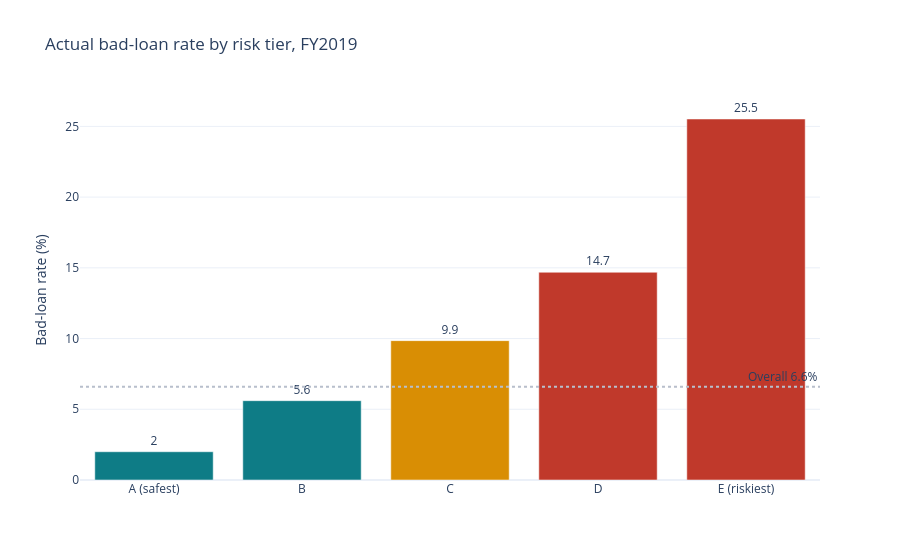

Notebook code for this chart:
### Markdown cell above
## 5. Risk tiers
*Why:* a lending team works with a few bands, not a probability. Tier boundaries are set on FY2018 scores (so the test year is untouched): A = safest 40%, B = next 30%, C = next 15%, D = next 10%, E = riskiest 5%.

### Code cell
cuts = np.quantile(p_va, [0.40, 0.70, 0.85, 0.95])
TIERS = ["A (safest)", "B", "C", "D", "E (riskiest)"]
def tier(p): return pd.Categorical(np.array(TIERS)[np.searchsorted(cuts, p, side="right")], categories=TIERS, ordered=True)

t = te.assign(tier=tier(p_te), q=q_te, lost=te["grosschargeoffamount"].fillna(0),
              lender_loss=te["grosschargeoffamount"].fillna(0) * (1 - te["guarantee_pct"]))
tiers = t.groupby("tier", observed=False).agg(loans=("bad", "size"), predicted=("q", "mean"), actual_bad_rate=("bad", "mean"),
                                              approved_usd_m=("grossapproval", lambda s: s.sum() / 1e6),
                                              lost_usd_m=("lost", lambda s: s.sum() / 1e6))
tiers["share of loans"] = tiers["loans"] / tiers["loans"].sum()
tiers["share of bad loans"] = t.groupby("tier", observed=False)["bad"].sum() / t["bad"].sum()
tiers["share of $ lost"] = tiers["lost_usd_m"] / tiers["lost_usd_m"].sum()
tiers["loss rate on $ approved"] = tiers["lost_usd_m"] / tiers["approved_usd_m"]
display(tiers.round(3))
fig = go.Figure([go.Bar(x=TIERS, y=tiers["actual_bad_rate"] * 100, marker_color=[TEAL, TEAL, AMBER, RED, RED],
                        text=(tiers["actual_bad_rate"] * 100).round(1), textposition="outside")])
fig.add_hline(y=te["bad"].mean() * 100, line_dash="dot", line_color=GREY, annotation_text=f"Overall {te['bad'].mean():.1%}")
fig.update_layout(template="plotly_white", title="Actual bad-loan rate by risk tier, FY2019", yaxis_title="Bad-loan rate (%)"); fig.show()

### Figure 1 — Plotly figure (JSON) as saved in the notebook; plotly's stock layout.template omitted (floating-point values rounded to 4 significant figures)
{"data": [{"marker": {"color": ["#0E7C86", "#0E7C86", "#D98E04", "#C0392B", "#C0392B"]}, "text": [2.0, 5.6, 9.9, 14.7, 25.5], "textposition": "outside", "type": "bar", "x": ["A (safest)", "B", "C", "D", "E (riskiest)"], "y": [1.998, 5.608, 9.853, 14.69, 25.52]}], "layout": {"annotations": [{"showarrow": false, "text": "Overall 6.6%", "x": 1, "xanchor": "right", "xref": "x domain", "y": 6.586, "yanchor": "bottom", "yref": "y"}], "shapes": [{"line": {"color": "#B8BFCC", "dash": "dot"}, "type": "line", "x0": 0, "x1": 1, "xref": "x domain", "y0": 6.586, "y1": 6.586, "yref": "y"}], "title": {"text": "Actual bad-loan rate by risk tier, FY2019"}, "yaxis": {"title": {"text": "Bad-loan rate (%)"}}}}
